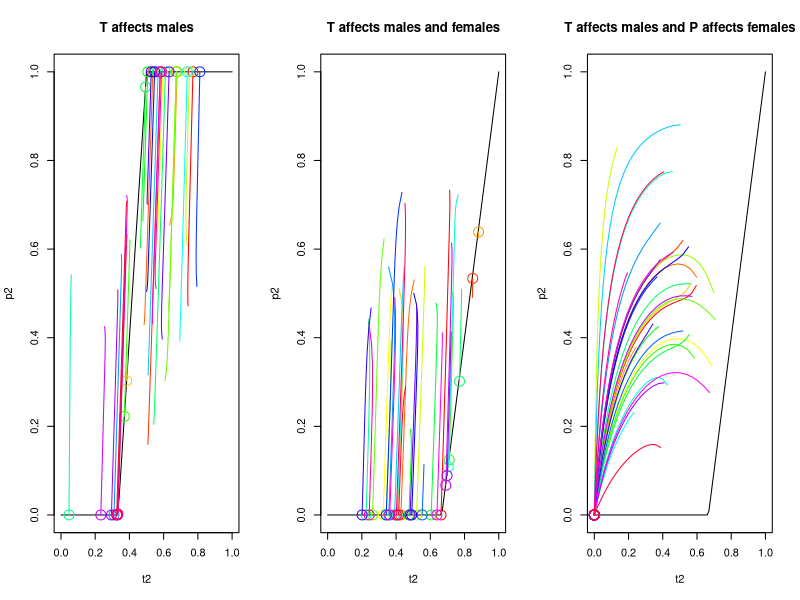

Reproduce this figure in R.
z <- function(s,t2,a2){
  1 + (1-s)*(a2-1)*t2/(1-s*t2)
}

B <- function(s,t2,p2,a2){
  (1-s)/(1-s*t2)*(1+p2*(a2/z(s,t2,a2)-1))
}

delta_t2 <- function(s,t2,p2,a2){
  0.5*t2*(B(s,t2,p2,a2) - 1)
}

delta_p2 <- function(s,t2,p2,a2,D){
  delta_t2(s,t2,p2,a2)*D/(t2*(1-t2))  
}

D <- function(x1,x2,x3,x4){
  x1*x4-x2*x3  
}

equil <- function(s,p2,a2){
  (1/s+1/(a2*(1-s)-1))*p2 - 1/(a2*(1-s)-1)
}

equil_f <- function(s,p2,a2){
  (1/s+1/(a2*(1-s)-1))*p2/2 - 1/(a2*(1-s)-1)
}

t2 <- function(x1,x2,x3,x4){
  x3+x4  
}

p2 <- function(x1,x2,x3,x4){
  x2+x4
}

time_iter <- function(x1,x2,x3,x4,s,a2,Nt=1,verb=FALSE){
  
  x1mat <- matrix(c(
    1,   0.5,   0.5,  0.25,
    0.5, 0,     0.25, 0,
    0.5, 0.25,  0,    0,
    0.25,0,     0,    0
  ),ncol=4,byrow=TRUE)
  
  # T1P2
  x2mat <- matrix(c(
    0,   0.5,  0,     0.25,
    0.5, 1,    0.25,  0.5,
    0,   0.25, 0,     0,
    0.25,0.5,  0,     0
  ),ncol=4,byrow=TRUE)
  
  # T2P1
  x3mat <- matrix(c(
    0, 0, 0.5, 0.25,
    0, 0, 0.25,0,
    0.5,0.25,1,0.5,
    0.25,0,0.5,0
  ),ncol=4,byrow=TRUE)
  
  # T2P2
  x4mat <- matrix(c(
    0, 0, 0, 0.25,
    0, 0, 0.25,0.5,
    0, 0.25,0,0.5,
    0.25,0.5,0.5,1
  ),ncol=4,byrow=TRUE)
  
  out <- matrix(NA,ncol=Nt+1, nrow=4)
  out[,1] <- c(x1,x2,x3,x4)
  
  for(t in 1:Nt){
    t2h <- t2(x1,x2,x3,x4)
    p2h <- p2(x1,x2,x3,x4)
    Dh <- D(x1,x2,x3,x4)
    
    x1p <- x1/(1-s*t2h)
    x2p <- x2/(1-s*t2h)
    x3p <- (1-s)*x3/(1-s*t2h)
    x4p <- (1-s)*x4/(1-s*t2h)
    
    zval <- z(s,t2h,a2)
    
    tab1 <- matrix(c(
      x1*x1p,     x1*x2p,    x1*x3p,       x1*x4p,
      x2*x1p/zval,   x2*x2p/zval,  a2*x2*x3p/zval,  a2*x2*x4p/zval,
      x3*x1p,     x3*x2p,    x3*x3p,       x3*x4p,
      x4*x1p/zval,   x4*x2p/zval,  a2*x4*x3p/zval,  a2*x4*x4p/zval
    ),ncol=4,byrow=TRUE)
    # cat("tab1-sum: ", sum(tab1),"\n")
  
    x1n <- sum(tab1 * x1mat)
    x2n <- sum(tab1 * x2mat)
    x3n <- sum(tab1 * x3mat)
    x4n <- sum(tab1 * x4mat)
  
    if(verb){
      cat("Delta t2:", t2(x1n,x2n,x3n,x4n)-t2h," (",delta_t2(s,t2h,p2h,a2),")\t Delta p2",p2(x1n,x2n,x3n,x4n)- p2h,"(",delta_p2(s,t2h,p2h,a2,Dh),")\n")
    }
    tot <- x1n + x2n + x3n + x4n
    x1 <- x1n/tot
    x2 <- x2n/tot
    x3 <- x3n/tot
    x4 <- x4n/tot
    
    out[,t+1] <- c(x1,x2,x3,x4)
  }
  
  out
}

time_iter_fem_surv <- function(x1,x2,x3,x4,s,a2,Nt=1,verb=FALSE){
  x1mat <- matrix(c(
    1,   0.5,   0.5,  0.25,
    0.5, 0,     0.25, 0,
    0.5, 0.25,  0,    0,
    0.25,0,     0,    0
  ),ncol=4,byrow=TRUE)
  
  
  # T1P2
  x2mat <- matrix(c(
    0,   0.5,  0,     0.25,
    0.5, 1,    0.25,  0.5,
    0,   0.25, 0,     0,
    0.25,0.5,  0,     0
  ),ncol=4,byrow=TRUE)
  
  # T2P1
  x3mat <- matrix(c(
    0, 0, 0.5, 0.25,
    0, 0, 0.25,0,
    0.5,0.25,1,0.5,
    0.25,0,0.5,0
  ),ncol=4,byrow=TRUE)
  
  # T2P2
  x4mat <- matrix(c(
    0, 0, 0, 0.25,
    0, 0, 0.25,0.5,
    0, 0.25,0,0.5,
    0.25,0.5,0.5,1
  ),ncol=4,byrow=TRUE)
  
  out <- matrix(NA,ncol=Nt+1, nrow=4)
  out[,1] <- c(x1,x2,x3,x4)
  
  for(t in 1:Nt){
    t2h <- t2(x1,x2,x3,x4)
    p2h <- p2(x1,x2,x3,x4)
    Dh <- D(x1,x2,x3,x4)
  
    x1p <- x1/(1-s*t2h)
    x2p <- x2/(1-s*t2h)
    x3p <- (1-s)*x3/(1-s*t2h)
    x4p <- (1-s)*x4/(1-s*t2h)
  
    zval <- z(s,t2h,a2)
  
    tab1 <- matrix(c(
      x1p*x1p,        x1p*x2p,       x1p*x3p,          x1p*x4p,
      x2p*x1p/zval,   x2p*x2p/zval,  a2*x2p*x3p/zval,  a2*x2p*x4p/zval,
      x3p*x1p,        x3p*x2p,       x3p*x3p,          x3p*x4p,
      x4p*x1p/zval,   x4p*x2p/zval,  a2*x4p*x3p/zval,  a2*x4p*x4p/zval
    ),ncol=4,byrow=TRUE)
  # cat("tab1-sum: ", sum(tab1),"\n")
  
    x1n <- sum(tab1 * x1mat)
    x2n <- sum(tab1 * x2mat)
    x3n <- sum(tab1 * x3mat)
    x4n <- sum(tab1 * x4mat)
  
    if(verb){
      cat("Delta t2:", t2(x1n,x2n,x3n,x4n)-t2h,"\t Delta p2:",p2(x1n,x2n,x3n,x4n)- p2h,"\n")
    }
    tot <- x1n + x2n + x3n + x4n
    x1 <- x1n/tot
    x2 <- x2n/tot
    x3 <- x3n/tot
    x4 <- x4n/tot
    
    out[,t+1] <- c(x1,x2,x3,x4)
  }
  out  
}

time_iter_fem_surv_p <- function(x1,x2,x3,x4,s,a2,Nt=1,verb=FALSE){
  x1mat <- matrix(c(
    1,   0.5,   0.5,  0.25,
    0.5, 0,     0.25, 0,
    0.5, 0.25,  0,    0,
    0.25,0,     0,    0
  ),ncol=4,byrow=TRUE)
  
  
  # T1P2
  x2mat <- matrix(c(
    0,   0.5,  0,     0.25,
    0.5, 1,    0.25,  0.5,
    0,   0.25, 0,     0,
    0.25,0.5,  0,     0
  ),ncol=4,byrow=TRUE)
  
  # T2P1
  x3mat <- matrix(c(
    0, 0, 0.5, 0.25,
    0, 0, 0.25,0,
    0.5,0.25,1,0.5,
    0.25,0,0.5,0
  ),ncol=4,byrow=TRUE)
  
  # T2P2
  x4mat <- matrix(c(
    0, 0, 0, 0.25,
    0, 0, 0.25,0.5,
    0, 0.25,0,0.5,
    0.25,0.5,0.5,1
  ),ncol=4,byrow=TRUE)
  
  out <- matrix(NA,ncol=Nt+1, nrow=4)
  out[,1] <- c(x1,x2,x3,x4)
  
  for(t in 1:Nt){
    t2h <- t2(x1,x2,x3,x4)
    p2h <- p2(x1,x2,x3,x4)
    Dh <- D(x1,x2,x3,x4)
    
    x1p <- x1/(1-s*t2h)
    x2p <- x2/(1-s*t2h)
    x3p <- (1-s)*x3/(1-s*t2h)
    x4p <- (1-s)*x4/(1-s*t2h)
    
    x1pf <- x1/(1-s*t2h)
    x2pf <- (1-s)*x2/(1-s*t2h)
    x3pf <- x3/(1-s*t2h)
    x4pf <- (1-s)*x4/(1-s*t2h)
    
    zval <- z(s,t2h,a2)
    
    tab1 <- matrix(c(
      x1pf*x1p,        x1pf*x2p,       x1pf*x3p,          x1pf*x4p,
      x2pf*x1p/zval,   x2pf*x2p/zval,  a2*x2pf*x3p/zval,  a2*x2pf*x4p/zval,
      x3pf*x1p,        x3pf*x2p,       x3pf*x3p,          x3pf*x4p,
      x4pf*x1p/zval,   x4pf*x2p/zval,  a2*x4pf*x3p/zval,  a2*x4pf*x4p/zval
    ),ncol=4,byrow=TRUE)
    # cat("tab1-sum: ", sum(tab1),"\n")
    
    x1n <- sum(tab1 * x1mat)
    x2n <- sum(tab1 * x2mat)
    x3n <- sum(tab1 * x3mat)
    x4n <- sum(tab1 * x4mat)
    
    if(verb){
      cat("Delta t2:", t2(x1n,x2n,x3n,x4n)-t2h,"\t Delta p2:",p2(x1n,x2n,x3n,x4n)- p2h,"\n")
    }
    tot <- x1n + x2n + x3n + x4n
    x1 <- x1n/tot
    x2 <- x2n/tot
    x3 <- x3n/tot
    x4 <- x4n/tot
    
    out[,t+1] <- c(x1,x2,x3,x4)
  }
  out  
}

par(mfrow=c(1,3))

# testing theoretical functions function(s,t2,p2,a2)
# delta_t2(0.3,t2(x1,x2,x3,x4),p2(x1,x2,x3,x4),2)
# delta_p2(0.3,t2(x1,x2,x3,x4),p2(x1,x2,x3,x4),2,D(x1,x2,x3,x4))
a2 <- 2
s <- 0.25
p2s <- seq(0,1,0.01)
t2s <- equil(s,p2s,a2)
t2s[t2s < 0 ] <- 0
t2s[t2s>1] <- 1
plot(p2s,t2s,xlim=c(0,1),ylim=c(0,1),xlab="t2",ylab="p2",type="l",main="T affects males")
Nrep <- 30
cols <- rainbow(Nrep)
for(i in 1:Nrep){
nums <- runif(4)
nums <- nums/sum(nums)
x1 <- nums[1]
x2 <- nums[2]
x3 <- nums[3]
x4 <- nums[4]
tmp <- time_iter(x1,x2,x3,x4,s,2,Nt=5e3)
p2n <-apply(tmp[c(2,4),],2,sum)
t2n <- apply(tmp[c(3,4),],2,sum)
lines(p2n,t2n,col=cols[i])
points(p2n[length(p2n)],t2n[length(t2n)],cex=2,col=cols[i])
}

########### T affects males and females
p2s <- seq(0,1,0.01)
t2s <- equil_f(s,p2s,a2)
t2s[t2s < 0 ] <- 0
t2s[t2s>1] <- 1
plot(p2s,t2s,xlim=c(0,1),ylim=c(0,1),xlab="t2",ylab="p2",type="l",main="T affects males and females")
Nrep <- 30
cols <- rainbow(Nrep)
for(i in 1:Nrep){
  nums <- runif(4)
  nums <- nums/sum(nums)
  x1 <- nums[1]
  x2 <- nums[2]
  x3 <- nums[3]
  x4 <- nums[4]
  tmp <- time_iter_fem_surv(x1,x2,x3,x4,s,a2,Nt=5e3)
  p2n <-apply(tmp[c(2,4),],2,sum)
  t2n <- apply(tmp[c(3,4),],2,sum)
  lines(p2n,t2n,col=cols[i])
  points(p2n[length(p2n)],t2n[length(t2n)],cex=2,col=cols[i])
}


########### T affects males and P affects females

p2s <- seq(0,1,0.01)
t2s <- equil_f(s,p2s,a2)
t2s[t2s < 0 ] <- 0
t2s[t2s>1] <- 1
plot(p2s,t2s,xlim=c(0,1),ylim=c(0,1),xlab="t2",ylab="p2",type="l",main="T affects males and P affects females")
Nrep <- 30
cols <- rainbow(Nrep)
for(i in 1:Nrep){
  nums <- runif(4)
  nums <- nums/sum(nums)
  x1 <- nums[1]
  x2 <- nums[2]
  x3 <- nums[3]
  x4 <- nums[4]
  tmp <- time_iter_fem_surv_p(x1,x2,x3,x4,s,a2,Nt=5e3)
  p2n <-apply(tmp[c(2,4),],2,sum)
  t2n <- apply(tmp[c(3,4),],2,sum)
  lines(p2n,t2n,col=cols[i])
  points(p2n[length(p2n)],t2n[length(t2n)],cex=2,col=cols[i])
}
# p2n <- 0.55
# 
# eqnorm <- equil(0.3,p2n,2)
# x4 <- runif(1,eqnorm+p2n-1,min(c(p2n,eqnorm)))
# x2 <- p2n - x4
# x3 <- eqnorm - x4
# x1 <- 1 - x2 - x3 - x4
# time_iter(x1,x2,x3,x4,0.3,2)
# 
# p2n <- 0.9
# eqfem <- equil_f(0.3,p2n,2)
# x4 <- runif(1,eqfem+p2n-1,min(c(p2n,eqfem)))
# x2 <- p2n - x4
# x3 <- eqfem - x4
# x1 <- 1- x2 - x3 - x4
# # x1 <- 1 - p2n -eqfem + x4
# time_iter_fem_surv(x1,x2,x3,x4,0.3,2)
# 
